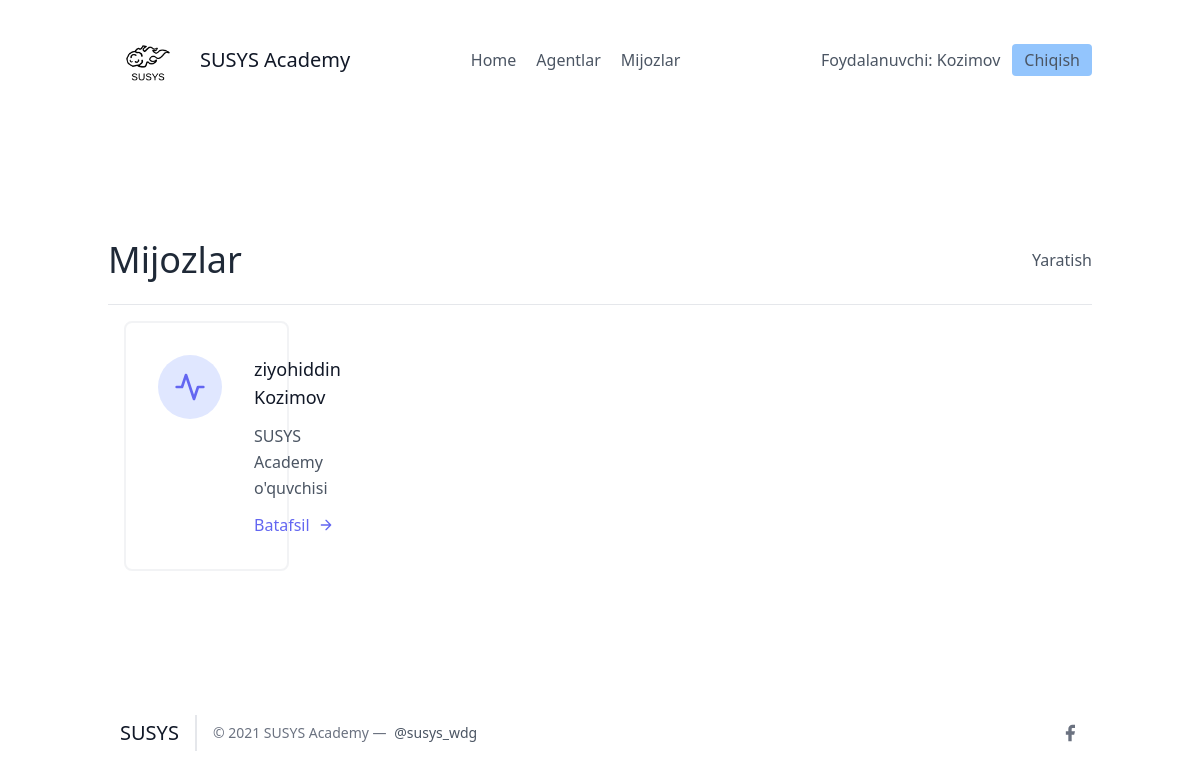
Screenshot of /leads/ (signed in) with the database file from the repository.
### leads/models.py (models this page shows, shortened)
class User(AbstractUser):
    is_organisor = models.BooleanField(default=True)
    is_agent = models.BooleanField(default=False)

class Lead(models.Model):
    ismi = models.CharField(max_length=20)
    familiyasi = models.CharField(max_length=20)
    yoshi = models.IntegerField(default=0)
    organisation = models.ForeignKey(UserProfile, on_delete=models.CASCADE)
    agent = models.ForeignKey("Agent", null=True, blank=True, on_delete=models.SET_NULL)

### leads/views.py (the view)
# urls.py: path('', LeadListView.as_view(), name="lead-list"),
class LeadListView(LoginRequiredMixin, ListView):
    template_name = "leads/leads_list.html"
    context_object_name = "leads"
    def get_queryset(self):
        user = self.request.user
        if user.is_organisor:
            queryset = Lead.objects.filter(organisation = user.userprofile)
        else:
            queryset = Lead.objects.filter(organisation = user.agent.organisation)
            queryset = queryset.filter(agent__user = self.request.user)
        return queryset

### leads/templates/leads/leads_list.html (shortened to what this page needs)
{% extends 'base.html' %}
{% block content %}
<section class="text-gray-600 body-font">
  <div class="container px-5 py-24 mx-auto flex flex-wrap">
    <div class="w-full py-6 flex justify-between items-center border-b border-gray-200">
        <div>
            <h1 class="text-4xl text-gray-800">Mijozlar</h1>
        </div>
        {% if request.user.is_organisor %}
        <div>
            <a class="y=text-gray-500 hover:text-blue-700" href="{% url 'leads:lead-create' %}">Yaratish</a>
        </div>
        {% endif %}
    </div>
    <div class="flex flex-wrap">
      {% for lead in leads %}
      <div class="p-4 lg:w-1/2 md:w-full">
        <div class="flex border-2 rounded-lg border-gray-200 border-opacity-50 p-8 sm:flex-row flex-col">
          <div class="w-16 h-16 sm:mr-8 sm:mb-0 mb-4 inline-flex items-center justify-center rounded-full bg-indigo-100 text-indigo-500 flex-shrink-0">
            <svg fill="none" stroke="currentColor" stroke-linecap="round" stroke-linejoin="round" stroke-width="2" class="w-8 h-8" viewBox="0 0 24 24">
              <path d="M22 12h-4l-3 9L9 3l-3 9H2"></path>
            </svg>
          </div>
          <div class="flex-grow">
            <h2 class="text-gray-900 text-lg title-font font-medium mb-3">{{ lead.ismi }} {{ lead.familiyasi }}</h2>
            <p class="leading-relaxed text-base">SUSYS Academy o'quvchisi</p>
            <a href="{% url 'leads:detallar' lead.pk %}" class="mt-3 text-indigo-500 inline-flex items-center">Batafsil
              <svg fill="none" stroke="currentColor" stroke-linecap="round" stroke-linejoin="round" stroke-width="2" class="w-4 h-4 ml-2" viewBox="0 0 24 24">
                <path d="M5 12h14M12 5l7 7-7 7"></path>
              </svg>
            </a>
          </div>
        </div>
      </div>
      {% endfor %}
    </div>
  </div>
</section>
{% endblock %}

### frontend/details/navbar.html
{% load static %}
<header class="text-gray-600 body-font">
  <div class="container mx-auto flex flex-wrap p-5 flex-col md:flex-row items-center">
    <a class="flex title-font font-medium items-center text-gray-900 mb-4 md:mb-0">
      <img src="{% static 'img/logo-dark.png' %}" style="width: 80px;" alt="Logo">
      <span class="ml-3 text-xl">SUSYS Academy</span>
    </a>
    <nav class="md:ml-auto md:mr-auto flex flex-wrap items-center text-base justify-center">
      <a href="/" class="mr-5 hover:text-gray-900">Home</a>
    {% if not request.user.is_authenticated %}
      </nav>
        <button class="inline-flex items-center bg-blue-300 border-0 py-1 px-3 focus:outline-none hover:bg-blue-200 rounded text-base mt-4 md:mt-0" style="margin-right: 20px">
          <a  href="{% url 'signup' %}">Ro'yxatdan o'tish
          </a>
        </button>
    {% else %}
        {% if request.user.is_organisor %}
        <a href="/agents/" class="mr-5 hover:text-gray-900">Agentlar</a>
        {% endif %}
        <a href="/leads/" class="mr-5 hover:text-gray-900">Mijozlar</a>
      </nav>
    {% endif %}
    {% if request.user.is_authenticated %}
      Foydalanuvchi: {{ request.user.username }}
      <button class="ml-3 inline-flex items-center bg-blue-300 border-0 py-1 px-3 focus:outline-none hover:bg-blue-200 rounded text-base mt-4 md:mt-0">
        <a  href="{% url 'logout' %}">Chiqish
        </a>
      </button>
    {% else %}
    <button class="inline-flex items-center bg-blue-300 border-0 py-1 px-3 focus:outline-none hover:bg-blue-200 rounded text-base mt-4 md:mt-0">
      <a href="{% url 'login' %}">Kirish
    </a>
    </button>
    {% endif %}
  </div>
</header>

### rows the page displays
User: user.username "Kozimov"
Lead: ismi "ziyohiddin", familiyasi "Kozimov"
